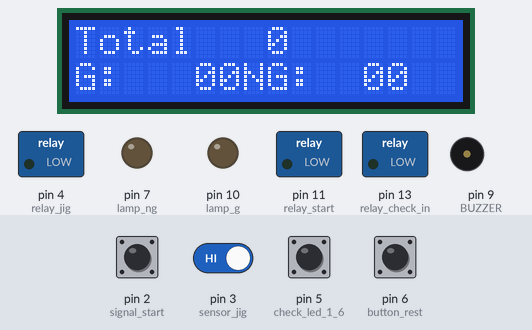
A sketch run on a simulated Arduino Uno, built with avr-gcc and run on an emulated ATmega328P. Parts: 16×2 character LCD, switched loads named in the sketch (green lamp = pin HIGH), output pins drawn as LEDs (lit = HIGH), buzzer (waves = sounding, pin HIGH). The test bench sets the inputs (shaded band); at power-on: pin 2 (signal_start), pin 3 (sensor_jig), pin 5 (check_led_1_6), pin 6 (button_rest) HIGH. EEPROM starts erased; what the sketch prints to the serial monitor is not drawn.

Above: at 1.3 s.
1.4 s: pin 2 (signal_start) pulled LOW for 0.15 s
At 4.4 s:
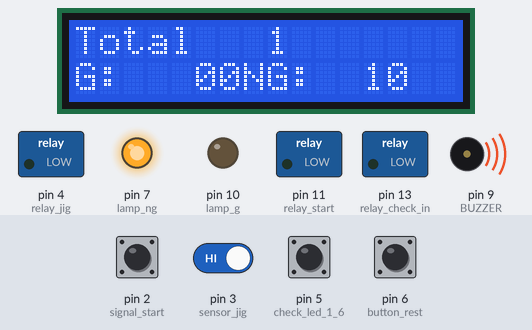
4.5 s: pin 3 (sensor_jig) driven LOW
At 5.9 s:
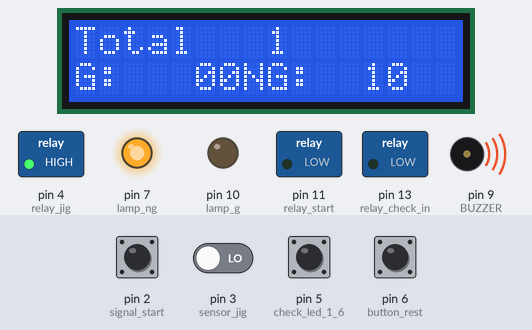
6.2 s: pin 6 (button_rest) pulled LOW for 0.15 s
At 6.7 s:
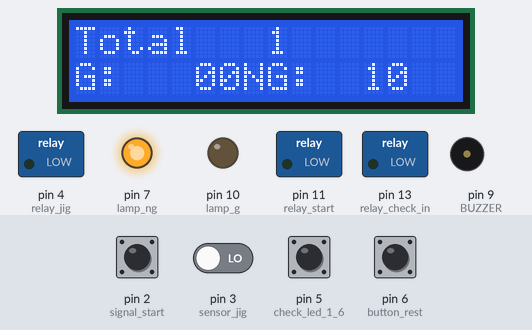
7.8 s: pin 2 (signal_start) driven LOW and pin 6 (button_rest) driven LOW
At 10.65 s:
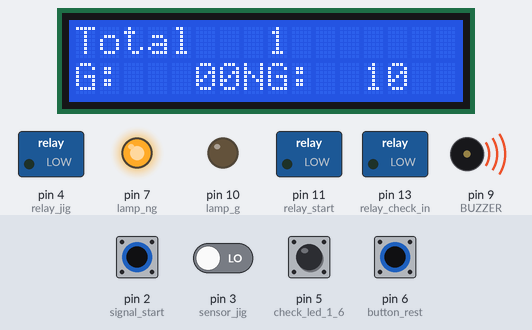
10.8 s: pin 6 (button_rest) driven HIGH
12.4 s: pin 6 (button_rest) driven LOW
At 15.23 s:
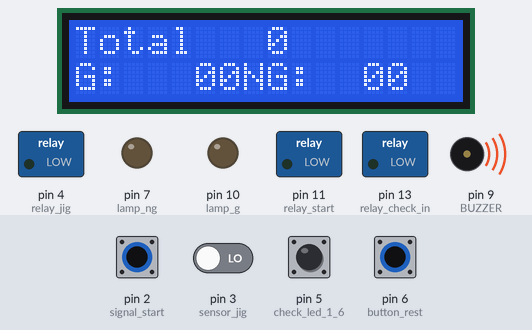
Timing chart, 0 to 16.4 s (numbered marks = the images above; inputs shaded):
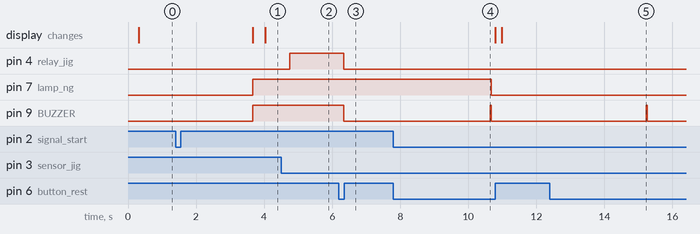

Measured:
- after the input at 1.4 s, pin 7 (lamp_ng), pin 9 (BUZZER): LOW → HIGH after 2.3 s; the display: first changes after 2.3 s (image 1 shows a later state)
- after the input at 4.5 s, pin 4 (relay_jig): LOW → HIGH after 0.25 s
- after the input at 6.2 s, pin 4 (relay_jig), pin 9 (BUZZER): HIGH → LOW after 0.13 s
- after the input at 7.8 s, pin 7 (lamp_ng): HIGH → LOW after 2.9 s; pin 9 (BUZZER): alternates HIGH for 0.01 s and LOW for 0.01 s, starting after 2.8 s
- after the input at 12.4 s, pin 9 (BUZZER): alternates HIGH for 0.01 s and LOW for 0.01 s, 4 changes in all, then stays LOW, starting after 2.8 s

The sketch:

31_08_66.ino
```cpp
#include <Wire.h>
#include <LiquidCrystal_I2C.h>
#include <EEPROM.h>

const int button_rest = 6;
const int  check_led_1_6 = 5;
const int  check_led_7_9 = 5;
//const int sv = 8;
const int BUZZER = 9;
const int lamp_g = 10;
const int lamp_ng = 7;
const int signal_start = 2;
//const int signal_up = 7;
const int relay_check_in = 13;
const int relay_check_out = 13;
const int sensor_jig = 3;
const int relay_jig = 4;
const int check_start = 12;
const int relay_start = 11;

int g = 0,ng = 0; //สถานะชิ้นงาน
int check = 0; //ตัวแปรsignal_start
int check1_6 = 0;
int button_rst = 0;
int count = 0; //ตัวนับเวลา
int i;
int check_lamp_show = 0;
int sum_=0;
int sensor_check_j =0;
int check_ = 0;
bool check_j = 0;
int res1 = 0;
int check_h = 0;

bool check_s = 0;
bool lamp = 0;


//int check_led_=0;

//eeprom
byte val0;
byte val1;
byte val2;

LiquidCrystal_I2C lcd(0x27, 20, 4);
//LiquidCrystal_I2C lcd(A1,A2);


void setup()
{
  Serial.begin(115200);
  //input
pinMode(button_rest, INPUT);
pinMode(signal_start, INPUT);
pinMode(check_led_1_6, INPUT);
pinMode(check_led_7_9, INPUT);
pinMode(sensor_jig, INPUT);
pinMode(check_start, INPUT);

  //output
pinMode(BUZZER, OUTPUT);
pinMode(lamp_g, OUTPUT);
pinMode(lamp_ng, OUTPUT);
//pinMode(signal_up, OUTPUT);
pinMode(relay_check_in, OUTPUT);
pinMode(relay_check_out, OUTPUT);
pinMode(relay_jig, OUTPUT);
pinMode(relay_start, OUTPUT);


//แสดงผลบนจอLCD
lcd.init();
lcd.begin(16,2);
lcd.backlight();

lcd.setCursor(0, 0);
lcd.print("Total");
lcd.setCursor(8, 0);
lcd.print(val2);
lcd.setCursor(0, 1);
lcd.print("G:");
lcd.setCursor(5, 1);
lcd.print(val0);
lcd.setCursor(7, 1);
lcd.print("NG:");
lcd.setCursor(13, 1);
lcd.print(val1);
/*
EEPROM.put(0, g);
EEPROM.put(1, ng);
EEPROM.put(2, sum_);
//digitalWrite(relay_jig, LOW);
*/
}
//การทำงานของระบบ
void loop(){
  //digitalWrite (BUZZER, LOW);
  //digitalWrite (lamp_g , LOW);
 // digitalWrite (lamp_ng , LOW);
/*
  int signal_start = Serial.read();
Serial.println("signalstart = ");
Serial.println(signal_start);
*/
//check_start_();
check_h_();
check_sensor_jig();
signalstart();
checkled1_6();
checkled7_9();
lamp_();
//.BUZZER_();
//signalup();
sw_rst_();
/*
EEPROM.put(sizeof(g), val0);
EEPROM.put(sizeof(ng), val1);
EEPROM.put(sizeof(sum_), val2);

EEPROM.get(0,val0);
EEPROM.get(1,val1);
EEPROM.get(2,val2);

Serial.println(val0);
Serial.println(val1);
Serial.println(val2);
*/


EEPROM.update(0 , g);
EEPROM.update(1 , ng);
EEPROM.update(2 , sum_);
val0 = EEPROM.read(0);
val1 = EEPROM.read(1);
val2 = EEPROM.read(2);
Serial.println(val0);
Serial.println(val1);
Serial.println(val2);


 sum_ = val0+val1;
    lcd.setCursor(8, 0);
    lcd.print(val2);
    lcd.setCursor(6, 1);
    lcd.print(val0);
    lcd.setCursor(12, 1);
    lcd.print(val1);

}
/*
void check_start_(){
  if((digitalRead(check_start) == LOW){
      check_s = 1;
      delay(10);
      Serial.println("check_start_LOW");
  }
  else if(digitalRead(check_start == HIGH)){
      check_s = 0;
  }
}
*/
void check_h_(){
  delay(10);
    if((digitalRead(sensor_jig) == LOW)){
      check_h = 1;
      //digitalWrite(lamp_g, HIGH);
      delay(10);
  }
   else if(digitalRead(sensor_jig == HIGH)){
      check_h = 0;
      check_s = 0;
      check_j = 0;
      //digitalWrite(lamp_ng, LOW);
      //digitalWrite(lamp_g, LOW);

  }
  Serial.println("check_h ::");
  Serial.println(check_h);
}

// ขา 3
void check_sensor_jig(){
delay(10);
  Serial.print("check_s : ");
  Serial.println(check_s);
  if((check_h == 1)&&(check_s == 0)){
    delay(100);
    digitalWrite(relay_jig, HIGH);
    Serial.println("relay_play");
    delay(50);
    check_s = 1;
    //check_ =0;

  }

  else if(digitalRead(sensor_jig) == HIGH){
    Serial.println("sensor_jig /HIGH/");
   // check_ = 1;
   digitalWrite(relay_start, LOW);
  // check_s = 1;

  }
}

//รับสัณญาณจาก jig ขา 2
void signalstart(){
  //delay(200);

  if((digitalRead(signal_start) == LOW)&&(check_j == 0)){
      check=1;
      check_j = 1;
      Serial.print("/LOW/void signal_start = ");
      Serial.println(signal_start);
      Serial.println(check);
      delay(50);
      digitalWrite(lamp_g, LOW);
      digitalWrite(lamp_ng, LOW);

  }
  else if(digitalRead(signal_start) == HIGH){
      Serial.print("/HIGH/void signal_start = ");
      Serial.println(signal_start);
     // digitalWrite (BUZZER, LOW);
      //digitalWrite (lamp_g , LOW);
      //check_j = 1;
    //check_s =0;
    digitalWrite(relay_start, LOW);
    check= 0;
      //digitalWrite (lamp_ng , LOW);
  }
  /*
  else if ((digitalRead(signal_start) == HIGH)&&(check_s == 1)){

       digitalWrite(relay_jig, LOW);
    check_j = 1;
    check_s =0;
  }
     */


}

//เช็คสถานะไฟled
void checkled1_6(){
/*
    if(digitalRead(check_led) == LOW){
      check_led_=1;
      Serial.print("/LOW/void check_led = ");
      Serial.println(check_led);
      Serial.print("check_led=");
      Serial.println(check_led_);
    }
    if(digitalRead(check_led) == HIGH){
      check_led_=2;
      Serial.print("/LOW/void check_led = ");
      Serial.println(check_led);
      Serial.print("check_led=");
      Serial.println(check_led_);
    }*/

  //Serial.println(check_led_1_6);
  //Serial.println(check_led_7_9);
  delay(50);
Serial.println("chack_led : ");
Serial.println(check_led_1_6);
  if((check == 1)&&(digitalRead(check_led_1_6) == LOW)){
delay(1000);
      Serial.println("/check 1-6 : G");
      check=0;
      digitalWrite(relay_check_in, HIGH);
      digitalWrite(relay_check_out, HIGH);
      check1_6 = 1;
     delay(1000);

  }
  else if((check == 1)&&(digitalRead(check_led_1_6) == HIGH)){
    delay(1000);
      check_lamp_show = 20;
      Serial.println("/check 1-6 : NG");
      Serial.print("check LAMP : ");
      Serial.println(check_lamp_show);
      check=0;
      delay(1000);
      lamp = 2;
  }

}
void checkled7_9(){
  Serial.println("led_1-6 : ");
  Serial.println(check1_6);
  delay(50);
delay(10);
  if((check1_6 == 1)&&(digitalRead(check_led_7_9) == LOW)){
    delay(1000);
      check_lamp_show = 10;
      Serial.println("/check 7-9 : G");
      Serial.print("check LAMP : ");
      Serial.println(check_lamp_show);
      check1_6=0;
      delay(1000);
      digitalWrite(relay_check_in, LOW);
      digitalWrite(relay_check_out, LOW);
      lamp = 1;
  }
  else if((check1_6 == 1)&&(digitalRead(check_led_7_9) == HIGH)){
    delay(1000);
      check_lamp_show = 20;
      Serial.println("/check 7-9 : NG");
      Serial.print("check LAMP : ");
      Serial.println(check_lamp_show);
      check1_6=0;
      delay(1000);
     digitalWrite(relay_check_in, LOW);
      digitalWrite(relay_check_out, LOW);
      lamp = 2;
  }

}
//แสดงสถานะไฟ
void lamp_(){


  if(check_lamp_show == 10){
      g++;
      val0++;

      digitalWrite(lamp_g, HIGH);
      Serial.print("G = ");
      Serial.println(val0);
      EEPROM.update(0, g);
      lcd.setCursor(4, 1);
      lcd.print(val0);
      check_lamp_show = 0;
      check=0;
      digitalWrite(relay_jig, LOW);
      delay(200);

       digitalWrite(BUZZER, HIGH);
      delay(100);
      digitalWrite(BUZZER, LOW);
      delay(100);
      Serial.println("Buzzer_g");
      //digitalWrite(lamp_g, HIGH);

      //check_led_=0;

      //digitalWrite(relay_start, HIGH);

  }
  else if(check_lamp_show == 20){
      ng++;
      val1++;
      digitalWrite(lamp_ng, HIGH);
      Serial.print("NG = ");
      Serial.println(val1);
      EEPROM.update(1, ng);
      lcd.setCursor(12, 1);
      lcd.print(val1);
      check_lamp_show = 0;
      check=0;
      //check_led_=0;

      digitalWrite(BUZZER, HIGH);
      res1 = 1;
      Serial.println("Buzzer_ng");
      delay(200);
  }


}

void BUZZER_(){

  if(digitalRead(lamp_ng) == HIGH){
      digitalWrite(BUZZER, HIGH);
      res1 = 1;
      Serial.println("Buzzer_ng");
      //delay(30000);
  }


  else if(digitalRead(lamp_g) == HIGH){
      digitalWrite(BUZZER, HIGH);
      delay(100);
      digitalWrite(BUZZER, LOW);
      delay(100);
      Serial.println("Buzzer_g");
      digitalWrite(lamp_g, HIGH);
  }

}

//ส่งสัญญาณกลับไปหา Jig
/*
void signalup(){

  if(digitalRead(lamp_g) == HIGH){
    delay(800);
    lamp_g == LOW;
    signal_up == HIGH;
  }
  else if(digitalRead(lamp_ng) == HIGH){
    delay(400);
    signal_up == LOW;
  }
}
*/
//ปุ่ม รีเช็ต
void sw_rst_(){
  delay(10);
 // Serial.println("testtttttt");
   if(digitalRead(button_rest) == LOW){
    Serial.println("rst_1");
    digitalWrite(BUZZER, LOW);
    //digitalWrite(lamp_ng, LOW);
    //signal_up == LOW;
    //digitalWrite(relay_start, HIGH);
    digitalWrite(relay_jig, LOW);
    check_s =1;
    digitalWrite(relay_check_in, LOW);
    digitalWrite(relay_check_out, LOW);

    res1 = 0;
    delay(500);

     }

     if(digitalRead (button_rest) == LOW){
       delay(300);
      button_rst++;
      Serial.println(button_rst);
      }
     if(button_rst == 3){
      Serial.println("rst_sum");
       digitalWrite(BUZZER, HIGH);
       delay(10);
      digitalWrite(BUZZER, LOW);
      delay(10);
      digitalWrite(BUZZER, HIGH);
       delay(10);
      digitalWrite(BUZZER, LOW);
      digitalWrite(lamp_ng, LOW);
      digitalWrite(lamp_g, LOW);
      //signal_up == LOW;
      g=0;
      ng=0;
      button_rst=0;
      check_lamp_show=0;
      check_s=1;
      //digitalWrite(relay_start, HIGH);
      digitalWrite(relay_jig, LOW);
      digitalWrite(relay_check_in, LOW);
      digitalWrite(relay_check_out, LOW);
      delay(100);
      EEPROM.update(0 , 0);
      EEPROM.update(1 , 0);
      EEPROM.update(2 , 0);
     }
  }
```
